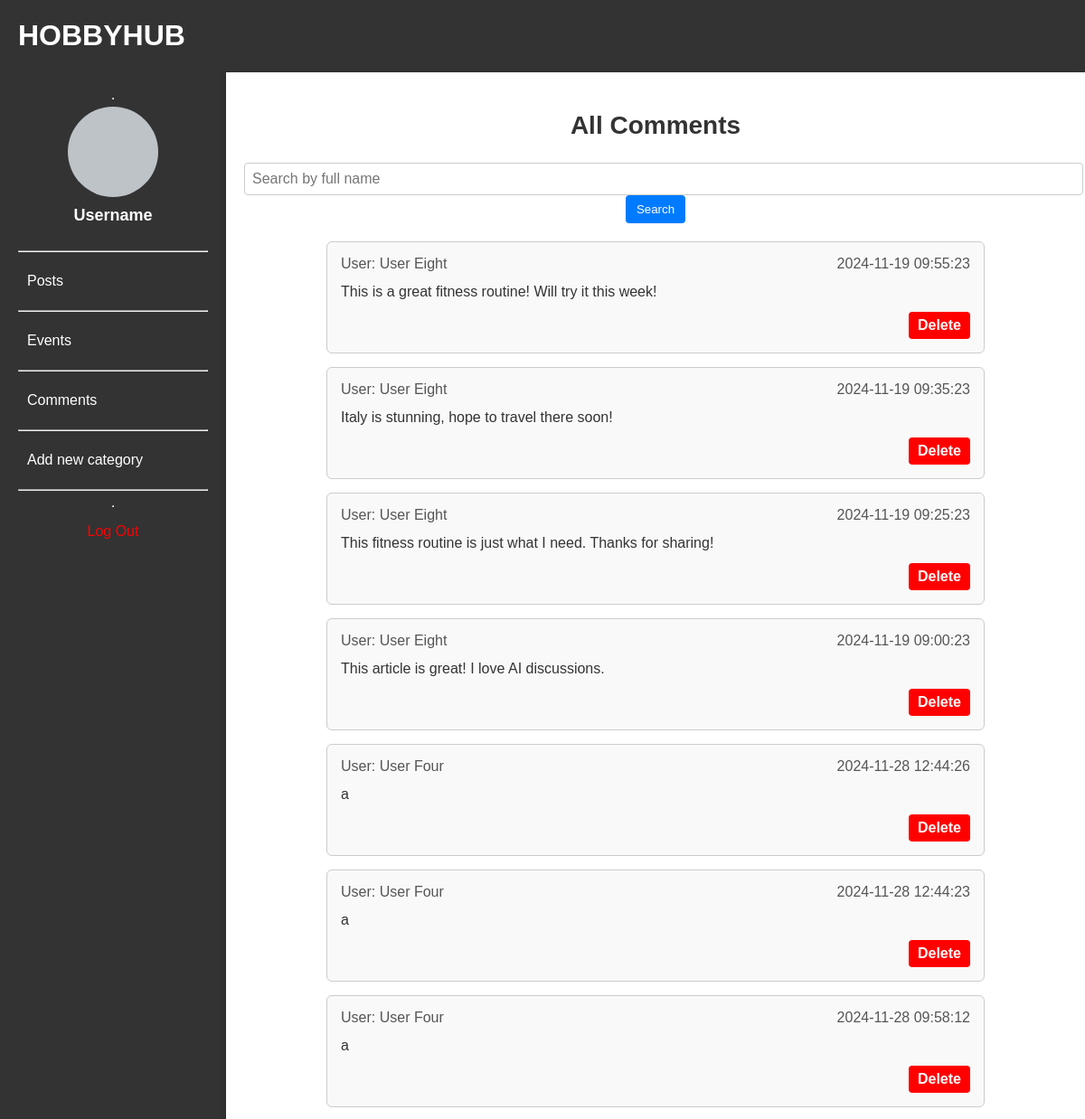
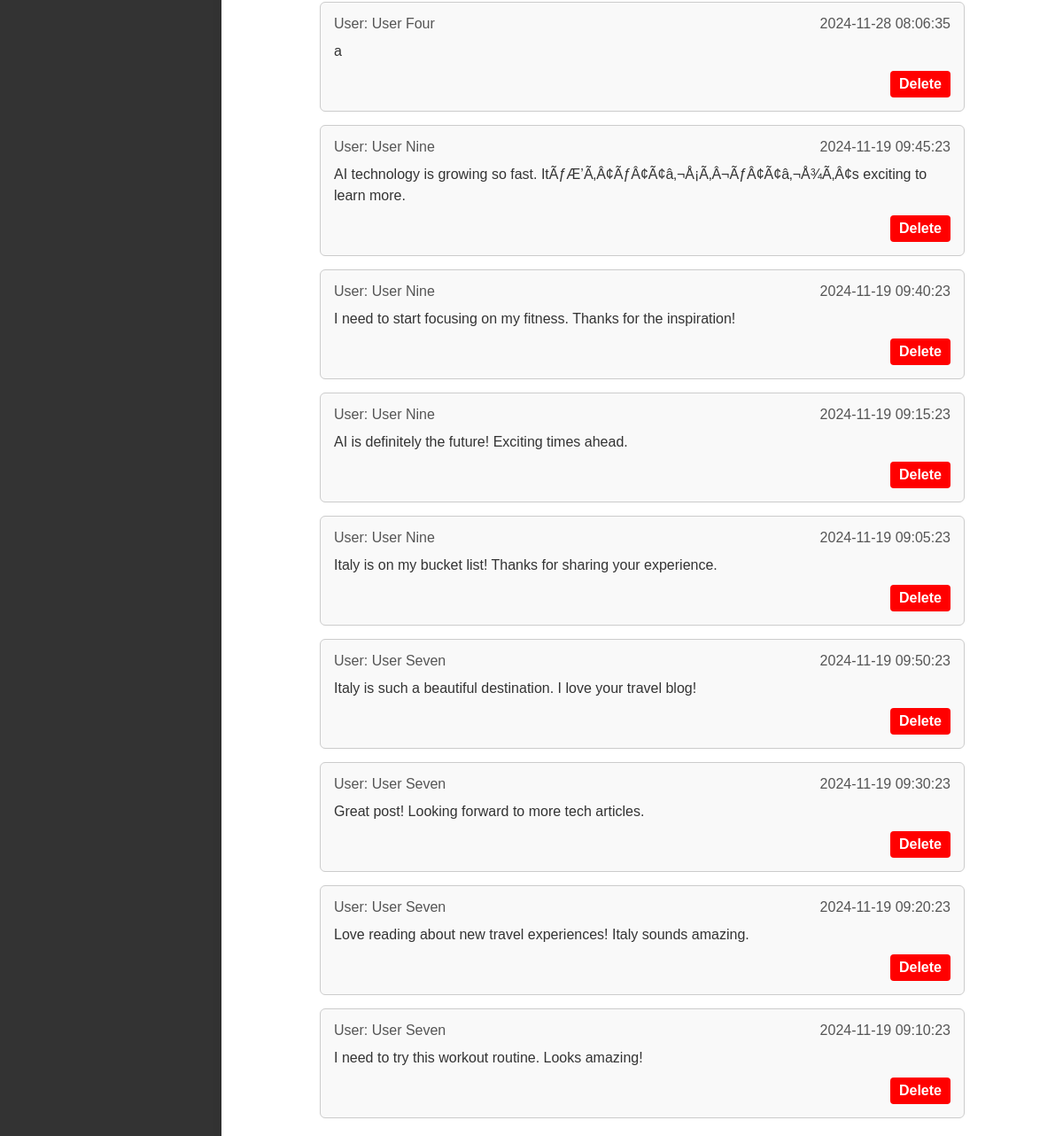
Page /admin/comments.php on the committed database (2 pictures, top to bottom).
### tables this page shows
CREATE TABLE `comments` (
  `comment_id` int(10) UNSIGNED NOT NULL,
  `post_id` int(10) UNSIGNED NOT NULL,
  `parent_comment_id` int(11) DEFAULT NULL,
  `user_id` int(10) UNSIGNED NOT NULL,
  `content` text NOT NULL,
  `created_at` timestamp NOT NULL DEFAULT CURRENT_TIMESTAMP
);

CREATE TABLE `users` (
  `user_id` int(11) UNSIGNED NOT NULL,
  `username` varchar(50) NOT NULL,
  `full_name` varchar(100) NOT NULL,
  `email` varchar(100) NOT NULL,
  `password_hash` varchar(255) NOT NULL,
  `created_at` timestamp NOT NULL DEFAULT CURRENT_TIMESTAMP,
  `bio` text,
  `profile_picture` longblob
);

### admin/Comment.php (called while the page is built, shortened)
<?php
class Comment {
    private $conn;
    public function __construct($conn) {
        $this->conn = $conn;
    }
    public function getAllPCom($search_query = '') {
        $sql = "
            SELECT comments.comment_id, comments.content, comments.created_at, users.full_name
            FROM comments
            LEFT JOIN users ON comments.user_id = users.user_id
            WHERE users.full_name LIKE ?
            ORDER BY users.full_name ASC, comments.created_at DESC
        ";
        $stmt = $this->conn->prepare($sql);
        $search_param = "%" . $search_query . "%";
        $stmt->bind_param("s", $search_param);
        $stmt->execute();
        $result = $stmt->get_result();
        return $result->fetch_all(MYSQLI_ASSOC);
    }
}

### admin/comments.php (the view, shortened to what this page needs)
<?php
include __DIR__ . '/../db_connection.php';
include 'Comment.php';
include_once 'sidebar_admin.php';
$sidebar = new Sidebar();
$search_query = isset($_GET['search_query']) ? $_GET['search_query'] : '';
$commentObj = new Comment($conn);
$comments = $commentObj->getAllPCom($search_query);
?>
<!DOCTYPE html>
<html lang="pl">
<head>
    <link rel="stylesheet" href="admin.css">
</head>
<body>
<div class="admin-panel">
       <?php $sidebar->render(); ?>
  <main class="dashboard">
        <h2>All Comments</h2>
       <div id="serachdiv">
        <form method="GET" class="search-form">
            <input type="text" name="search_query" placeholder="Search by full name" value="<?php echo htmlspecialchars($search_query); ?>" />
            <button type="submit">Search</button>
        </form>
       </div>
        <div class="comments-container">
            <?php if (count($comments) > 0): ?>
                <?php foreach ($comments as $comment): ?>
                    <div class="comment">
                        <div class="comment-header">
                            <p class="comment-user">User: <?php echo htmlspecialchars($comment['full_name']); ?></p>
                            <p class="comment-date"><?php echo date('Y-m-d H:i:s', strtotime($comment['created_at'])); ?></p>
                        </div>
                        <div class="comment-body">
                            <p><?php echo nl2br(htmlspecialchars($comment['content'])); ?></p>
                        </div>
                        <div class="comment-footer">
                            <a href="?delete_comment_id=<?php echo $comment['comment_id']; ?>"
                               class="delete-button" onclick="return confirm('Are you sure you want to delete this comment?');">
                               Delete
                            </a>
                        </div>
                    </div>
                <?php endforeach; ?>
            <?php else: ?>
                <p>No comments found.</p>
            <?php endif; ?>
        </div>
    </main>
</div>
</body>
</html>

### admin/sidebar_admin.php
<?php
class Sidebar {
    public function render() {
        echo '
        <header>
            <h1 class="tittle">HOBBYHUB</h1>
        </header>
        <aside class="sidebar">
            <hr class="hr_nav">
            <div class="profile-section">
                <div class="profile-pic"></div>
                <p class="username">Username</p>
            </div>
            <nav class="menu">
                <hr class="hrbutton">
                <a href="admin.php"> <button class="menu-button">Posts</button></a>
                <hr class="hrbutton">
                <a href="events.php"> <button class="menu-button">Events</button></a>
                <hr class="hrbutton">
                <a href="comments.php"><button class="menu-button">Comments</button></a>
                <hr class="hrbutton">
                <a href="categories.php"> <button class="menu-button">Add new category</button></a>
                <hr class="hrbutton">
            </nav>
            <hr class="hrbutton">
            <div class="sidebar-bottom">
                <button class="logout-button">
                    <span>Log Out</span>
                </button>
            </div>
        </aside>';
    }
}
?>

### admin/admin.css (style rules this page uses)
body { margin: 0; font-family: Arial, sans-serif; color: #333; background-color: #f9f9f9; }
.admin-panel { display: grid; grid-template-columns: 250px 1fr; grid-template-rows: auto 1fr; height: 100vh; }
header { grid-column: 1 / 3; background-color: #333; color: white; text-align: left; }
.tittle { margin-left: 20px; }
.sidebar { background-color: #333; color: white; display: flex; flex-direction: column; align-items: center; padding: 20px; }
.profile-section { text-align: center; margin-bottom: 20px; }
.profile-pic { width: 100px; height: 100px; background-color: #bdc3c7; border-radius: 50%; margin-bottom: 10px; }
.username { font-size: 18px; font-weight: bold; }
.menu { width: 100%; }
.menu-button { width: 100%; padding: 10px; margin: 5px 0; background-color: #333; color: white; border: none; border-radius: 5px; cursor: pointer; font-size: 16px; text-align: left; transition: background-color 0.3s; }
.logout-button { margin-top: auto; padding: 10px; width: 100%; background-color: #333; color: rgb(255, 0, 0); border: none; border-radius: 5px; cursor: pointer; transition: background-color 0.3s; }
.dashboard { background-color: white; padding: 20px; box-shadow: 0 0 10px rgba(0, 0, 0, 0.1); }
h2 { text-align: center; color: #4caf50; }
p { margin: 0; font-size: 1rem; }
.logout-button { padding: 10px; width: 100%; background-color: #333; color: rgb(255, 0, 0); border: none; border-radius: 5px; cursor: pointer; transition: background-color 0.3s; font-size: 16px; }
.dashboard h2 { font-size: 28px; color: #333; margin-bottom: 20px; }
.search-form { text-align: center; margin-bottom: 20px; width: 100%; }
.search-form input { padding: 8px; border: 1px solid #ccc; border-radius: 4px; }
.search-form button { padding: 8px 12px; background-color: #007bff; color: #fff; border: none; border-radius: 4px; cursor: pointer; }
.comments-container { display: flex; width: 80%; margin: auto; flex-direction: column; gap: 15px; }
.comment { border: 1px solid #ccc; border-radius: 6px; display: flex; padding: 15px; background-color: #f9f9f9; flex-direction: column; gap: 10px; }
.comment-header { display: flex; justify-content: space-between; font-size: 14px; color: #555; }
.comment-body { font-size: 16px; color: #333; line-height: 1.5; }
.comment-footer { display: flex; justify-content: flex-end; }
.delete-button { color: white; text-decoration: none; font-weight: bold; padding: 6px 10px; border: none; border-radius: 4px; background-color: red; cursor: pointer; }
.form-container select, input { width: 100%; padding: 8px; font-size: 1em; margin-top: 5px; }

### rows in the picture
comments: user.full_name "User Eight", created_at "2024-11-19 09:55:23", content "This is a great fitness routine! Will try it this week!"
comments: user.full_name "User Eight", created_at "2024-11-19 09:35:23", content "Italy is stunning, hope to travel there soon!"
comments: user.full_name "User Eight", created_at "2024-11-19 09:25:23", content "This fitness routine is just what I need. Thanks for sharing!"
comments: user.full_name "User Eight", created_at "2024-11-19 09:00:23", content "This article is great! I love AI discussions."
comments: user.full_name "User Four", created_at "2024-11-28 12:44:26", content "a"
comments: user.full_name "User Four", created_at "2024-11-28 12:44:23", content "a"
comments: user.full_name "User Four", created_at "2024-11-28 09:58:12", content "a"
comments: user.full_name "User Four", created_at "2024-11-28 08:06:35", content "a"
comments: user.full_name "User Nine", created_at "2024-11-19 09:45:23", content "AI technology is growing so fast. ItÃƒÆ’Ã‚Â¢ÃƒÂ¢Ã¢â‚¬Å¡Ã‚Â¬ÃƒÂ¢Ã¢â‚¬Å¾Ã‚Â¢s exciting to learn more."
comments: user.full_name "User Nine", created_at "2024-11-19 09:40:23", content "I need to start focusing on my fitness. Thanks for the inspiration!"
comments: user.full_name "User Nine", created_at "2024-11-19 09:15:23", content "AI is definitely the future! Exciting times ahead."
comments: user.full_name "User Nine", created_at "2024-11-19 09:05:23", content "Italy is on my bucket list! Thanks for sharing your experience."
comments: user.full_name "User Seven", created_at "2024-11-19 09:50:23", content "Italy is such a beautiful destination. I love your travel blog!"
comments: user.full_name "User Seven", created_at "2024-11-19 09:30:23", content "Great post! Looking forward to more tech articles."
comments: user.full_name "User Seven", created_at "2024-11-19 09:20:23", content "Love reading about new travel experiences! Italy sounds amazing."
comments: user.full_name "User Seven", created_at "2024-11-19 09:10:23", content "I need to try this workout routine. Looks amazing!"
